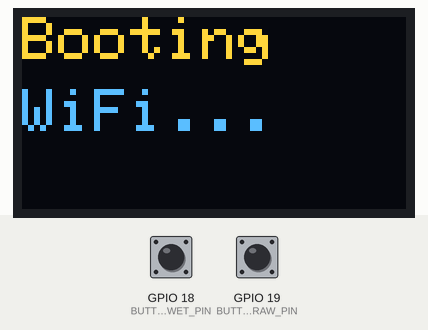
Bench run of a sketch on a simulated ESP32. On the bench: 128×64 one-colour display. The test bench sets the inputs (shaded band); at power-on: GPIO 18 (BUTTON_WET_PIN) HIGH, GPIO 19 (BUTTON_RAW_PIN) HIGH. The OLED is the two-colour kind (top 16 rows yellow); WiFi joins after 1.5 s; servers stay silent unless stated; uploads are accepted with an empty reply; the local clock reads 2024-03-15 10:24:30 at power-on unless the sketch sets it; what the sketch prints to the serial monitor is not drawn.

Above: at 0.6 s.
At 3.4 s:
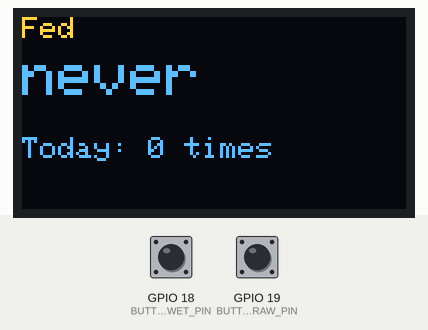
3.5 s: GPIO 18 (BUTTON_WET_PIN) pulled LOW for 1 s
At 3.78 s:
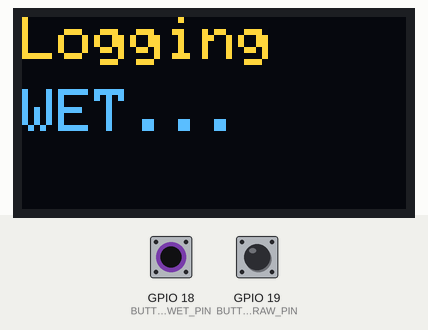
6.0 s: GPIO 19 (BUTTON_RAW_PIN) pulled LOW for 3.2 s
At 6.24 s:
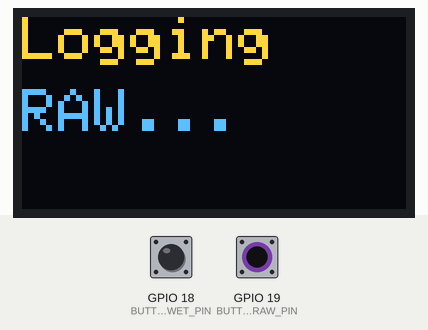
10.7 s: GPIO 18 (BUTTON_WET_PIN) pulled LOW for 3.2 s
At 10.98 s:
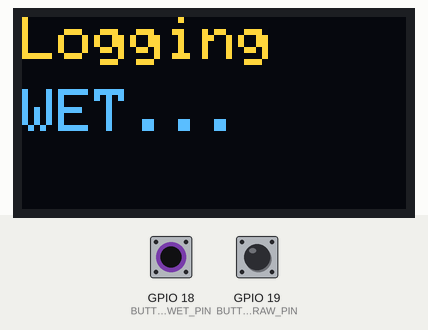
Timing chart, 0 to 13.7 s (numbered marks = the images above; inputs shaded):
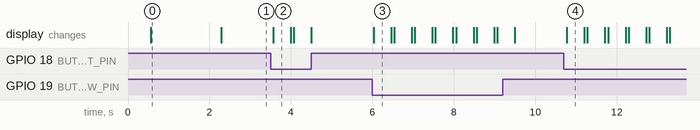

The sketch:

cat_feeder.ino
```cpp
#include <WiFi.h>
#include <HTTPClient.h>
#include <ArduinoJson.h>
#include <Wire.h>
#include <Adafruit_GFX.h>
#include <Adafruit_SSD1306.h>
#include <time.h>
#include "config.h"

#define SCREEN_WIDTH 128
#define SCREEN_HEIGHT 64
#define OLED_RESET -1
Adafruit_SSD1306 display(SCREEN_WIDTH, SCREEN_HEIGHT, &Wire, OLED_RESET);

unsigned long lastPressRaw = 0;
unsigned long lastPressWet = 0;
unsigned long lastRefresh = 0;
const unsigned long REFRESH_MS = 60000;

// cached summary from server
time_t lastFedEpoch = 0;   // 0 = never
int todayCount = 0;

void showMessage(const char* l1, const char* l2) {
  display.clearDisplay();
  display.setTextSize(2);
  display.setTextColor(SSD1306_WHITE);
  display.setCursor(0, 0);
  display.println(l1);
  if (l2) { display.setCursor(0, 24); display.println(l2); }
  display.display();
}
// Days since epoch for a given Y/M/D (civil calendar -> days).
// Howard Hinnant's algorithm. Valid for any reasonable date.
static long daysFromCivil(int y, int m, int d) {
  y -= m <= 2;
  long era = (y >= 0 ? y : y - 399) / 400;
  unsigned yoe = (unsigned)(y - era * 400);
  unsigned doy = (153 * (m + (m > 2 ? -3 : 9)) + 2) / 5 + d - 1;
  unsigned doe = yoe * 365 + yoe / 4 - yoe / 100 + doy;
  return era * 146097 + (long)doe - 719468;
}

// parse "2026-07-07T21:33:40.089587+00:00" as UTC epoch seconds.
// No mktime/timegm: builds the epoch directly, immune to device timezone.
time_t parseIso8601Utc(const char* s) {
  int Y, Mo, D, H, Mi, S;
  if (sscanf(s, "%d-%d-%dT%d:%d:%d", &Y, &Mo, &D, &H, &Mi, &S) != 6) return 0;
  long days = daysFromCivil(Y, Mo, D);
  return (time_t)(days * 86400L + H * 3600L + Mi * 60L + S);
}


void agoString(time_t past, char* buf, size_t n) {
  if (past == 0) { snprintf(buf, n, "never"); return; }
  time_t now = time(nullptr);
  long d = (long)(now - past);
  if (d < 0) d = 0;
  long days = d / 86400, hrs = (d % 86400) / 3600, mins = (d % 3600) / 60;
  if (days > 0)      snprintf(buf, n, "%ldd %ldh ago", days, hrs);
  else if (hrs > 0)  snprintf(buf, n, "%ldh %ldm ago", hrs, mins);
  else               snprintf(buf, n, "%ldm ago", mins);
}

void renderStatus() {
  char ago[24];
  agoString(lastFedEpoch, ago, sizeof(ago));

  display.clearDisplay();
  display.setTextColor(SSD1306_WHITE);

  display.setTextSize(1);
  display.setCursor(0, 0);
  display.println("Fed");
  display.setTextSize(2);
  display.setCursor(0, 12);
  display.println(ago);

  display.setTextSize(1);
  display.setCursor(0, 40);
  char line[24];
  snprintf(line, sizeof(line), "Today: %d times", todayCount);
  display.println(line);

  display.display();
}

bool postFeeding(const char* mealType) {
  if (WiFi.status() != WL_CONNECTED) return false;
  HTTPClient http;
  http.begin(API_URL);
  http.addHeader("Content-Type", "application/json");
  StaticJsonDocument<64> doc;
  doc["meal_type"] = mealType;
  String body; serializeJson(doc, body);
  int code = http.POST(body);
  Serial.printf("POST %s -> %d\n", mealType, code);
  http.end();
  return code >= 200 && code < 300;
}

void refreshSummary() {
  Serial.println("refreshSummary: start");
  if (WiFi.status() != WL_CONNECTED) {
    Serial.println("refreshSummary: WiFi not connected, bailing");
    return;
  }
  Serial.print("refreshSummary: GET ");
  Serial.println(SUMMARY_URL);

  HTTPClient http;
  http.begin(SUMMARY_URL);
  int code = http.GET();
  Serial.printf("refreshSummary: HTTP code = %d\n", code);

  if (code != 200) {
    String err = http.getString();
    Serial.println("refreshSummary: non-200 body:");
    Serial.println(err);
    http.end();
    return;
  }

  String payload = http.getString();
  http.end();
  Serial.println("refreshSummary: payload =");
  Serial.println(payload);

  StaticJsonDocument<256> doc;
  DeserializationError e = deserializeJson(doc, payload);
  if (e) {
    Serial.print("refreshSummary: parse fail = ");
    Serial.println(e.c_str());
    return;
  }

  const char* lastFed = doc["last_fed_at"];
  todayCount = doc["today_count"] | 0;
  lastFedEpoch = (lastFed && strlen(lastFed) > 0) ? parseIso8601Utc(lastFed) : 0;

  Serial.printf("refreshSummary: todayCount=%d lastFedEpoch=%ld now=%ld\n",
                todayCount, (long)lastFedEpoch, (long)time(nullptr));
}


void setup() {
  Serial.begin(115200);
  delay(500);
  pinMode(BUTTON_RAW_PIN, INPUT_PULLUP);
  pinMode(BUTTON_WET_PIN, INPUT_PULLUP);

  Wire.begin(21, 22);
  if (!display.begin(SSD1306_SWITCHCAPVCC, 0x3C)) Serial.println("OLED init failed");
  showMessage("Booting", "WiFi...");

  WiFi.begin(WIFI_SSID, WIFI_PASSWORD);
  int tries = 0;
  while (WiFi.status() != WL_CONNECTED && tries < 60) { delay(500); Serial.print("."); tries++; }
  Serial.println();

  if (WiFi.status() == WL_CONNECTED) {
    Serial.println("WiFi: " + WiFi.localIP().toString());
    configTime(0, 0, "pool.ntp.org"); // device clock in UTC
    struct tm ti; int t = 0;
    while (!getLocalTime(&ti) && t < 10) { delay(500); t++; }
    refreshSummary();
    renderStatus();
  } else {
    showMessage("WiFi", "failed");
  }
}

void loop() {
  unsigned long now = millis();

  if (digitalRead(BUTTON_RAW_PIN) == LOW && now - lastPressRaw > 300) {
    lastPressRaw = now;
    showMessage("Logging", "RAW...");
    postFeeding("raw");
    refreshSummary();
    renderStatus();
  }

  if (digitalRead(BUTTON_WET_PIN) == LOW && now - lastPressWet > 300) {
    lastPressWet = now;
    showMessage("Logging", "WET...");
    postFeeding("wet");
    refreshSummary();
    renderStatus();
  }

  if (now - lastRefresh > REFRESH_MS) {
    lastRefresh = now;
    refreshSummary();
    renderStatus();
  }

  delay(50);
}
```

config.h
```cpp
#pragma once

// WiFi credentials
#define WIFI_SSID     "jj"
#define WIFI_PASSWORD "teamyejinni"

// POST feedings here (writes a row)
#define API_URL     "https://cat-food-tracker-one.vercel.app/api/feedings"

// GET the display summary here { last_fed_at, today_count }
#define SUMMARY_URL "https://cat-food-tracker-one.vercel.app/api/summary"

// GPIO pins for buttons
#define BUTTON_RAW_PIN 19
#define BUTTON_WET_PIN 18

// Debounce delay in ms
#define DEBOUNCE_MS 300
```

Measured:
- after the input at 3.5 s, the display: changes after 0.07 s (image 2)
- after the input at 6.0 s, the display: changes at once (image 3)
- after the input at 10.7 s, the display: changes after 0.07 s (image 4)
- what the display in image 0 shows lasts 1.7 s, from 0.6 s to 2.3 s
- what the display in image 2 shows lasts 0.4 s, from 3.6 s to 4.0 s
